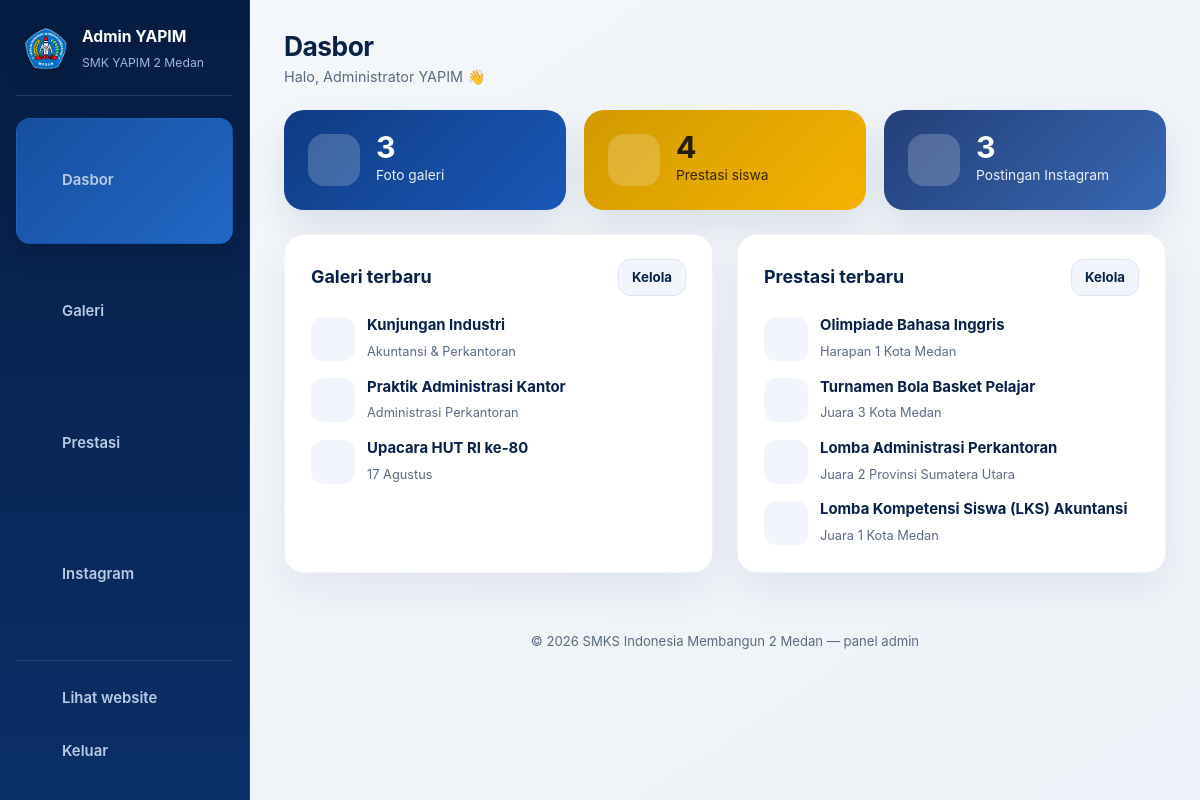
The page /admin/index.php (signed in) on the database its author committed.
### tables this page shows
CREATE TABLE `galeri` (
  `id`         INT(11) NOT NULL AUTO_INCREMENT,
  `judul`      VARCHAR(150) NOT NULL,
  `kategori`   VARCHAR(80)  DEFAULT NULL,
  `tanggal`    DATE         DEFAULT NULL,
  `deskripsi`  TEXT         DEFAULT NULL,
  `gambar`     VARCHAR(255) NOT NULL,
  `created_at` TIMESTAMP NOT NULL DEFAULT CURRENT_TIMESTAMP,
  PRIMARY KEY (`id`)
);

CREATE TABLE `prestasi` (
  `id`         INT(11) NOT NULL AUTO_INCREMENT,
  `nama_lomba` VARCHAR(150) NOT NULL,
  `juara`      VARCHAR(80)  DEFAULT NULL,
  `tingkat`    VARCHAR(80)  DEFAULT NULL,
  `tahun`      VARCHAR(10)  DEFAULT NULL,
  `peraih`     VARCHAR(150) DEFAULT NULL,
  `deskripsi`  TEXT         DEFAULT NULL,
  `gambar`     VARCHAR(255) NOT NULL,
  `created_at` TIMESTAMP NOT NULL DEFAULT CURRENT_TIMESTAMP,
  PRIMARY KEY (`id`)
);

### config/koneksi.php (called while the page is built, shortened)
<?php
function e($teks)
{
    return htmlspecialchars((string)$teks, ENT_QUOTES, 'UTF-8');
}
function ambilSemua(PDO $pdo, $sql, $params = [])
{
    $stmt = $pdo->prepare($sql);
    $stmt->execute($params);
    return $stmt->fetchAll();
}
function ambilSatu(PDO $pdo, $sql, $params = [])
{
    $stmt = $pdo->prepare($sql);
    $stmt->execute($params);
    return $stmt->fetch();
}

### admin/auth.php (called while the page is built, shortened)
<?php
require_once __DIR__ . '/../config/koneksi.php';
require_once __DIR__ . '/../includes/ikon.php';
function gambarAdmin($nama, $folder)
{
    return '';
}

### admin/index.php (the view, shortened to what this page needs)
<?php
require_once __DIR__ . '/auth.php';
$jumlah = [
    'galeri'    => (int) ambilSatu($pdo, "SELECT COUNT(*) AS n FROM galeri")['n'],
    'prestasi'  => (int) ambilSatu($pdo, "SELECT COUNT(*) AS n FROM prestasi")['n'],
    'instagram' => (int) ambilSatu($pdo, "SELECT COUNT(*) AS n FROM instagram")['n'],
];
$galeriTerbaru   = ambilSemua($pdo, "SELECT * FROM galeri ORDER BY id DESC LIMIT 4");
$prestasiTerbaru = ambilSemua($pdo, "SELECT * FROM prestasi ORDER BY id DESC LIMIT 4");
$judul_admin = 'Dasbor';
$menu_aktif  = 'dasbor';
require __DIR__ . '/inc/atas.php';
?>
<div class="kartu-angka">
  <a class="angka angka--biru" href="galeri.php">
    <span class="angka__ikon"><?= ikon('galeri', 24) ?></span>
    <span class="angka__isi"><b><?= $jumlah['galeri'] ?></b><small>Foto galeri</small></span>
  </a>
  <a class="angka angka--emas" href="prestasi.php">
    <span class="angka__ikon"><?= ikon('prestasi', 24) ?></span>
    <span class="angka__isi"><b><?= $jumlah['prestasi'] ?></b><small>Prestasi siswa</small></span>
  </a>
  <a class="angka angka--ungu" href="instagram.php">
    <span class="angka__ikon"><?= ikon('instagram', 24) ?></span>
    <span class="angka__isi"><b><?= $jumlah['instagram'] ?></b><small>Postingan Instagram</small></span>
  </a>
</div>
<div class="dua-kolom">
  <div class="panel">
    <div class="panel__kepala">
      <h2>Galeri terbaru</h2>
      <a class="tbl tbl--kecil" href="galeri.php">Kelola</a>
    </div>
    <?php if (empty($galeriTerbaru)): ?>
      <p class="hampa">Belum ada foto galeri.</p>
    <?php else: ?>
      <ul class="daftar-ringkas">
        <?php foreach ($galeriTerbaru as $g): $img = gambarAdmin($g['gambar'], 'galeri'); ?>
          <li>
            <span class="mini-foto"><?= $img ? '<img src="' . e($img) . '" alt="">' : ikon('foto', 18) ?></span>
            <span><b><?= e($g['judul']) ?></b><small><?= e($g['kategori']) ?></small></span>
          </li>
        <?php endforeach; ?>
      </ul>
    <?php endif; ?>
  </div>
  <div class="panel">
    <div class="panel__kepala">
      <h2>Prestasi terbaru</h2>
      <a class="tbl tbl--kecil" href="prestasi.php">Kelola</a>
    </div>
    <?php if (empty($prestasiTerbaru)): ?>
      <p class="hampa">Belum ada prestasi.</p>
    <?php else: ?>
      <ul class="daftar-ringkas">
        <?php foreach ($prestasiTerbaru as $p): $img = gambarAdmin($p['gambar'], 'prestasi'); ?>
          <li>
            <span class="mini-foto"><?= $img ? '<img src="' . e($img) . '" alt="">' : ikon('prestasi', 18) ?></span>
            <span><b><?= e($p['nama_lomba']) ?></b><small><?= e(trim($p['juara'] . ' ' . $p['tingkat'])) ?></small></span>
          </li>
        <?php endforeach; ?>
      </ul>
    <?php endif; ?>
  </div>
</div>
<?php require __DIR__ . '/inc/bawah.php'; ?>

### admin/inc/atas.php (shortened to what this page needs)
<?php
$judul_admin = $judul_admin ?? 'Dasbor';
$menu_aktif  = $menu_aktif  ?? 'dasbor';
$menu = [
    ['kunci' => 'dasbor',    'label' => 'Dasbor',    'url' => 'index.php',     'ikon' => 'beranda'],
    ['kunci' => 'galeri',    'label' => 'Galeri',    'url' => 'galeri.php',    'ikon' => 'galeri'],
    ['kunci' => 'prestasi',  'label' => 'Prestasi',  'url' => 'prestasi.php',  'ikon' => 'prestasi'],
    ['kunci' => 'instagram', 'label' => 'Instagram', 'url' => 'instagram.php', 'ikon' => 'instagram'],
];
$versi_aset = @filemtime(__DIR__ . '/../../assets/css/admin.css') ?: time();
?>
<!DOCTYPE html>
<html lang="id">
<head>
<link rel="stylesheet" href="../assets/css/admin.css?v=<?= $versi_aset ?>">
</head>
<body class="admin-elegan">
<div class="tata">
  <aside class="samping" id="samping">
    <div class="samping__merek">
      <img src="../assets/img/logo.png" alt="Logo" onerror="this.style.display='none'">
      <div>
        <strong>Admin YAPIM</strong>
        <span>SMK YAPIM 2 Medan</span>
      </div>
    </div>
    <nav class="samping__menu">
      <?php foreach ($menu as $m): ?>
        <a class="samping__tautan <?= $menu_aktif === $m['kunci'] ? 'aktif' : '' ?>" href="<?= $m['url'] ?>">
          <?= ikon($m['ikon'], 19) ?> <span><?= $m['label'] ?></span>
        </a>
      <?php endforeach; ?>
    </nav>
    <div class="samping__bawah">
      <a class="samping__tautan" href="../index.php" target="_blank"><?= ikon('link', 19) ?> <span>Lihat website</span></a>
      <a class="samping__tautan samping__tautan--keluar" href="logout.php"><?= ikon('keluar', 19) ?> <span>Keluar</span></a>
    </div>
  </aside>
  <div class="isi">
    <header class="isi__kepala">
      <div>
        <h1><?= e($judul_admin) ?></h1>
        <p>Halo, <?= e($_SESSION['admin_nama'] ?? 'Admin') ?> 👋</p>
      </div>
    </header>

### includes/ikon.php (shortened to what this page needs)
<?php
function ikon($nama, $ukuran = 20)
{
    $isi = isset($p[$nama]) ? $p[$nama] : $p['beranda'];
    return '<svg class="ikon" width="' . (int)$ukuran . '" height="' . (int)$ukuran . '" viewBox="0 0 24 24" '
         . 'fill="none" stroke="currentColor" stroke-width="1.7" stroke-linecap="round" '
         . 'stroke-linejoin="round" aria-hidden="true">' . $isi . '</svg>';
}

### admin/inc/bawah.php (shortened to what this page needs)
    <footer class="isi__kaki">
      <p>&copy; <?= date('Y') ?> SMKS Indonesia Membangun 2 Medan — panel admin</p>
    </footer>
  </div>
</div>
</body>
</html>

### rows shown on the page
galeri: $ukuran 18 (drawn), judul "Kunjungan Industri", kategori "Akuntansi & Perkantoran"
galeri: $ukuran 18 (drawn), judul "Praktik Administrasi Kantor", kategori "Administrasi Perkantoran"
galeri: $ukuran 18 (drawn), judul "Upacara HUT RI ke-80", kategori "17 Agustus"
prestasi: $ukuran 18 (drawn), nama_lomba "Olimpiade Bahasa Inggris", juara+tingkat "Harapan 1 Kota Medan"
prestasi: $ukuran 18 (drawn), nama_lomba "Turnamen Bola Basket Pelajar", juara+tingkat "Juara 3 Kota Medan"
prestasi: $ukuran 18 (drawn), nama_lomba "Lomba Administrasi Perkantoran", juara+tingkat "Juara 2 Provinsi Sumatera Utara"
prestasi: $ukuran 18 (drawn), nama_lomba "Lomba Kompetensi Siswa (LKS) Akuntansi", juara+tingkat "Juara 1 Kota Medan"

### other values the page prints
$m['label'] "Dasbor"
$m['label'] "Galeri"
$m['label'] "Prestasi"
$m['label'] "Instagram"
$judul_admin "Dasbor"
$_SESSION['admin_nama'] "Administrator YAPIM"
$jumlah['galeri'] "3"
$jumlah['prestasi'] "4"
$jumlah['instagram'] "3"
